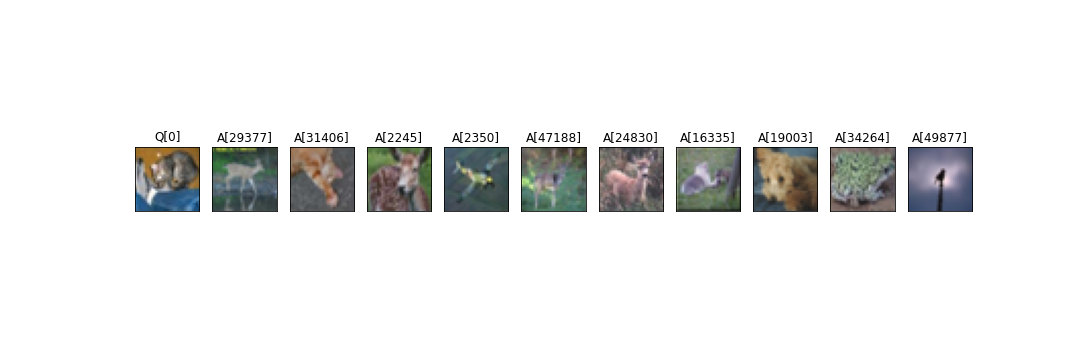
#> input picture figs/cifar10_search_images_0.png, 1080 x 360 px; its folder holds 4 pictures in this run
$ jupyter execute --allow-errors merge_search_images.ipynb   (shell and % lines are left out)
#> lines starting #> are read from the running program, lines starting #| are printed output that depends on the picture
# Merge images

"*_search_images_*.png"　をマージして1ファイルの画像にする。

[cell 1]
# notebook runtime
import sys

runtime = 'local'
#> (the rest of this cell did not finish here and is left out)

[cell 2]
if runtime == 'colab':
    from google.colab import drive
    drive.mount('/content/drive')

[cell 3]
if runtime == 'colab':
    home_path = '/content/drive/MyDrive/image_search'
else:
    home_path = '/home/jovyan/github/image_search'

nbs_path = f'{home_path}/nbs'
datasets_path = f'{home_path}/datasets'
models_path = f'{home_path}/models'
figs_path = f'{home_path}/figs'

[cell 4]
%cd {figs_path}

[cell 5]
import os
from PIL import Image
import glob
import numpy as np

[cell 6]
files = glob.glob("*_search_images_*.png")
images = None
for file in sorted(files):
    im = np.array(Image.open(file).convert('RGB'))[120:220, :, :]
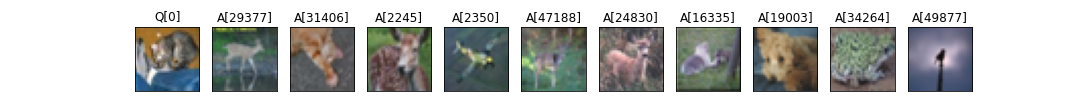
#> im: shape (100, 1080, 3); mean R, G, B 184.2, 185.4, 183.3
    if images is None:
        images = im
    else:
        images = np.append(images, im, axis=0)
#> pass 2 of the loop `for file in sorted(files):`:
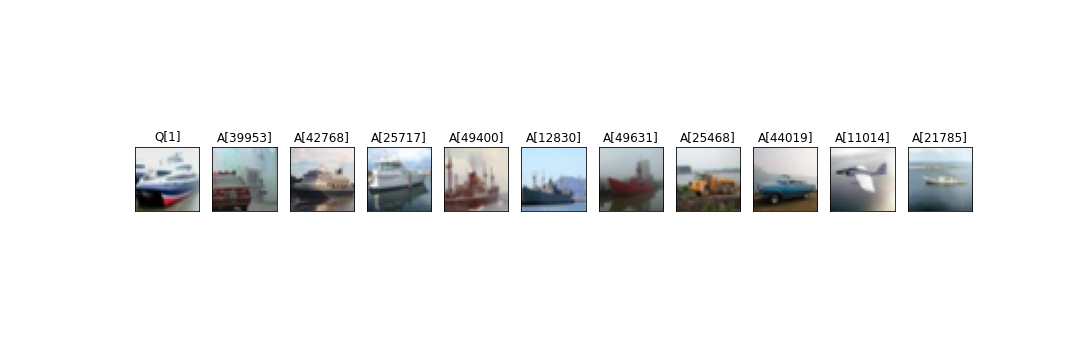
#> input picture figs/cifar10_search_images_1.png, 1080 x 360 px
#> `im = np.array(Image.open(file).convert('RGB'))[120:220, :, :]`:
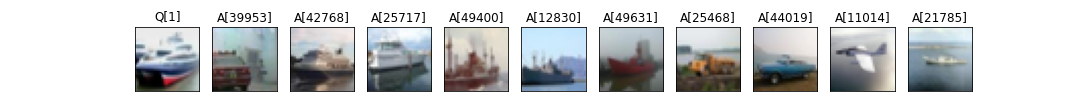
#> im: shape (100, 1080, 3); mean R, G, B 200, 201.7, 202.7
#> `images = np.append(images, im, axis=0)`:
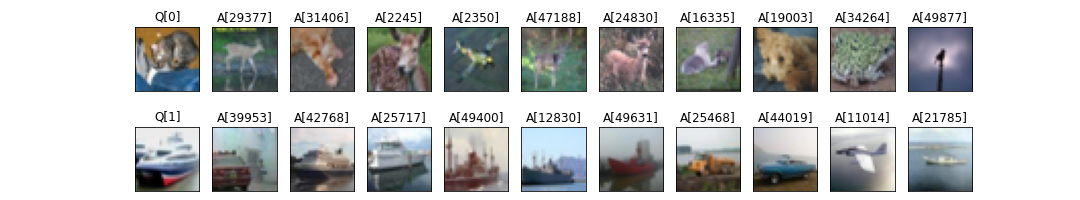
#> images: shape (200, 1080, 3); mean R, G, B 192.1, 193.5, 193
#> pass 3 of the loop `for file in sorted(files):`:
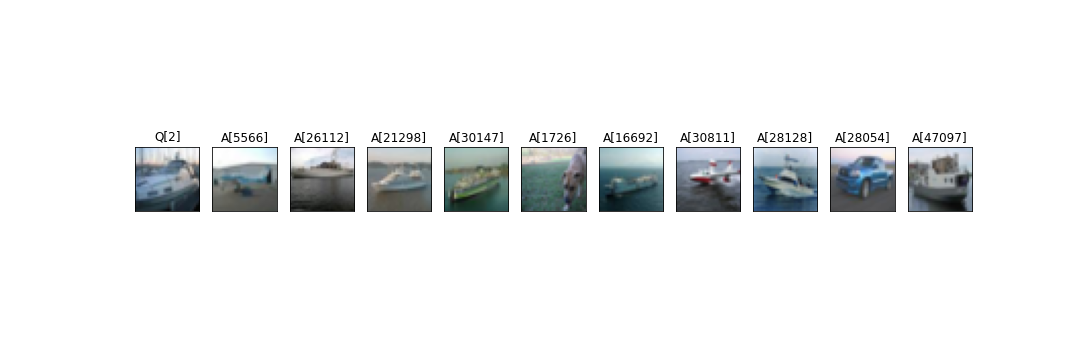
#> input picture figs/cifar10_search_images_2.png, 1080 x 360 px
#> `im = np.array(Image.open(file).convert('RGB'))[120:220, :, :]`:
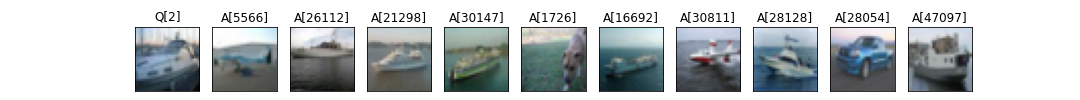
#> im: shape (100, 1080, 3); mean R, G, B 188.9, 193.8, 195.3
#> `images = np.append(images, im, axis=0)`:
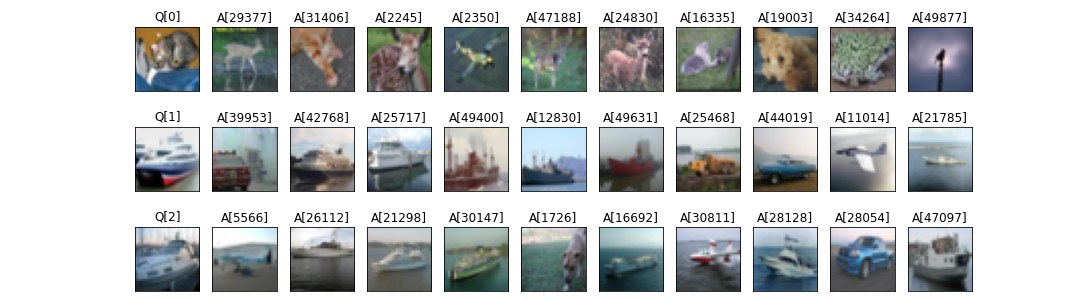
#> images: shape (300, 1080, 3); mean R, G, B 191.1, 193.6, 193.7
#> the loop made 4 passes; the first 3 are shown
images.shape
#> Out = (400, 1080, 3)

[cell 7]
img = Image.fromarray(images)
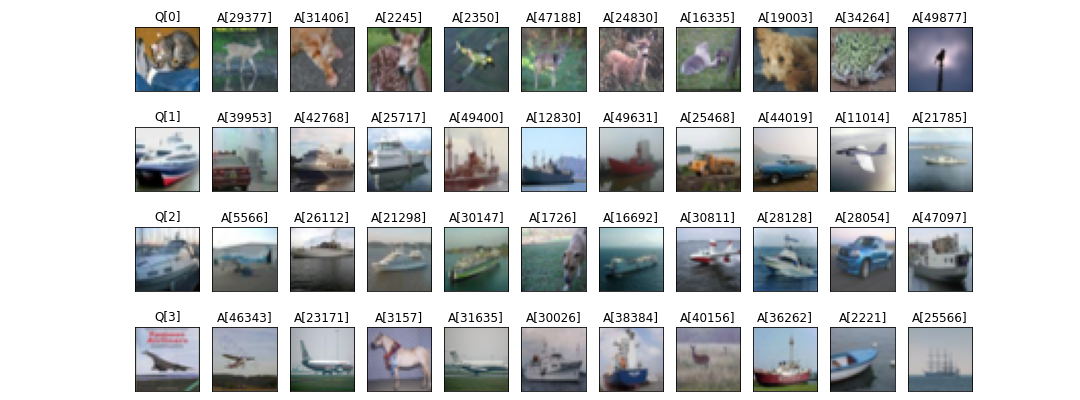
#> img: PIL image 1080x400 RGB; mean R, G, B 192.6, 194.9, 195.6
img
